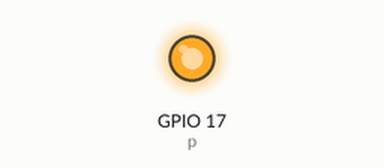
A program run on a simulated Raspberry Pi (BCM pin numbers). Shown: output pins drawn as LEDs (lit = HIGH).

Above: at 0.05 s.
At 1.05 s:
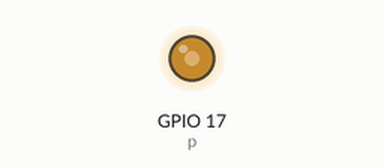
At 2.05 s:
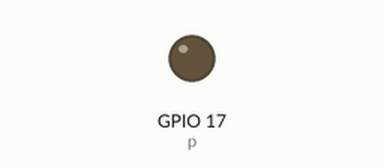
At 3.8 s:
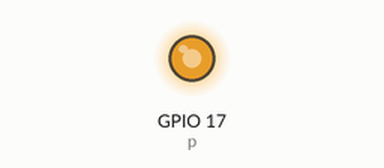
Timing chart, 0 to 5.5 s (numbered marks = the images above):
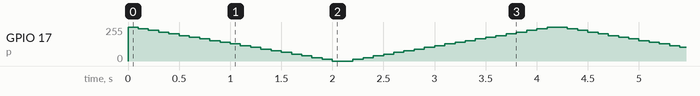

The program:

pwm1.py
```python
#!/usr/bin/python

import RPi.GPIO as GPIO
from time import sleep

GPIO.setmode(GPIO.BCM)
GPIO.setup(17,GPIO.OUT)

p = GPIO.PWM(17, 50)
p.start(100)

try:
    while True:
        for dc in range(100, -1, -5):
            p.ChangeDutyCycle(dc)
            sleep(0.1)
        for dc in range(0, 101, 5):
            p.ChangeDutyCycle(dc)
            sleep(0.1)

except KeyboardInterrupt:
    pass

finally:
    p.stop()
    GPIO.cleanup()
```
